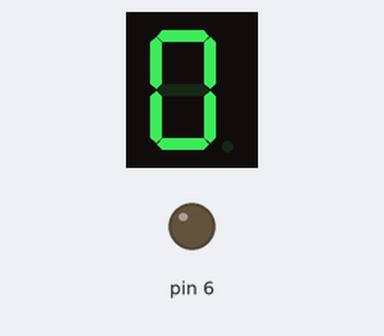
The sketch below on a simulated Arduino Uno, built with avr-gcc and run on an emulated ATmega328P. On the bench: 1-digit seven-segment display, output pins drawn as LEDs (lit = HIGH). Wiring (inferred from the names in the program): 1-digit 7-segment display, segments lit when HIGH: segments pin 7, pin 8, pin 9, pin 10, pin 11, pin 12, pin 13. The segment pins are drawn as the display they are named for; pins used as bus, display or sensor lines are not drawn.

Above: at 0.1 s.
At 0.6 s:
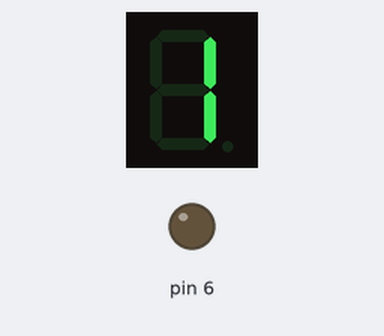
At 1.1 s:
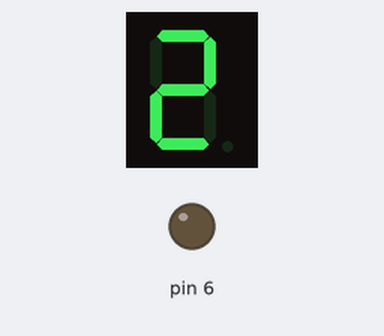
At 2.1 s:
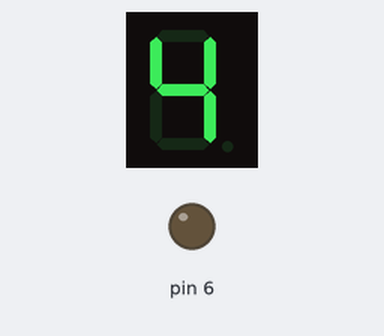
At 3.1 s:
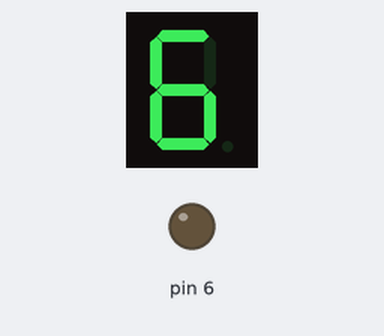
At 4.6 s:
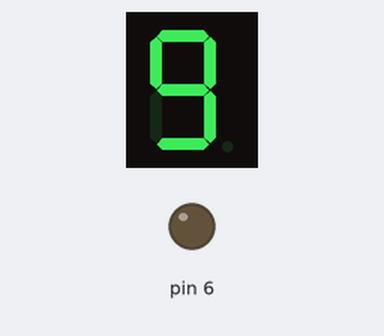

Measured:
- by itself, everything shown: repeats every 5.0 s, in 10 steps
- what the display in image 1 shows lasts 0.5 s, from 0.5 s to 1.0 s

The sketch:

7_Segment_-_Week_2_Task_5.ino
```cpp
// The goal of this program is to use arrays to display numbers 0 - 9 by declaring declaring them in a function that is used in the loop with the use of switching between cases e.g "case 0" displays number 0 in the 7-segment

// Declare integer variables for the pin numbers of the 7-segment display

int A = 7;
int B = 8;
int C = 9;
int D = 10;
int E = 11;
int F = 12;
int G = 13;

// Declare an integer array to store the pin numbers of the 7-segment display

int myPins[] = { A, B, C, D, E, F, G };

// Declare integer arrays to store the binary representation of digits 0-9 on the 7-segment display

int Zero[] = { 1, 1, 1, 1, 1, 1, 0 };   // Display 0 in the 7-segment
int One[] = { 0, 1, 1, 0, 0, 0, 0 };    // Display 1 in the 7-segment
int Two[] = { 1, 1, 0, 1, 1, 0, 1 };    // Display 2 in the 7-segment
int Three[] = { 1, 1, 1, 1, 0, 0, 1 };  // Display 3 in the 7-segment
int Four[] = { 0, 1, 1, 0, 0, 1, 1 };   // Display 4 in the 7-segment
int Five[] = { 1, 0, 1, 1, 0, 1, 1 };   // Display 5 in the 7-segment
int Six[] = { 1, 0, 1, 1, 1, 1, 1 };    // Display 6 in the 7-segment
int Seven[] = { 1, 1, 1, 0, 0, 0, 0 };  // Display 7 in the 7-segment
int Eight[] = { 1, 1, 1, 1, 1, 1, 1 };  // Display 8 in the 7-segment
int Nine[] = { 1, 1, 1, 1, 0, 1, 1 };   // Display 9 in the 7-segment

// Set up the pins as outputs in the setup function

void setup(void) {

  for (int i = 6; i < 14; i++) {  // Loop through pins 6 to 13
    pinMode(i, OUTPUT);           // Set each pin as an output
  }
}

// Declare a variable for the delay time
int time = 500;

void zero() {                          // Declares "zero" as a function to display 0 in the 7-segment
  for (int j = 0; j < 7; j++) {        // sets "j" as an integer to read the value of array 0-7
    digitalWrite(myPins[j], Zero[j]);  // Display the binary array for 0
  }
}

void one() {                          // Declares "one" as a function to display 1 in the 7-segment
  for (int j = 0; j < 7; j++) {       // sets "j" as an integer to read the value of array 0-7
    digitalWrite(myPins[j], One[j]);  // Display the binary array for 1
  }
}

void two() {                          // Declares "two" as a function to display 2 in the 7-segment
  for (int j = 0; j < 7; j++) {       // sets "j" as an integer to read the value of array 0-7
    digitalWrite(myPins[j], Two[j]);  // Display the binary array for 2
  }
}

void three() {                          // Declares "three" as a function to display 3 in the 7-segment
  for (int j = 0; j < 7; j++) {         // sets "j" as an integer to read the value of array 0-7
    digitalWrite(myPins[j], Three[j]);  // Display the binary array for 3
  }
}

void four() {                          // Declares "four" as a function to display 4 in the 7-segment
  for (int j = 0; j < 7; j++) {        // sets "j" as an integer to read the value of array 0-7
    digitalWrite(myPins[j], Four[j]);  // Display the binary array for 4
  }
}

void five() {                          // Declares "five" as a function to display 5 in the 7-segment
  for (int j = 0; j < 7; j++) {        // sets "j" as an integer to read the value of array 0-7
    digitalWrite(myPins[j], Five[j]);  // Display the binary array for 5
  }
}

void six() {                          // Declares "six" as a function to display 6 in the 7-segment
  for (int j = 0; j < 7; j++) {       // sets "j" as an integer to read the value of array 0-7
    digitalWrite(myPins[j], Six[j]);  // Display the binary array for 6
  }
}

void seven() {                          // Declares "seven" as a function to display 7 in the 7-segment
  for (int j = 0; j < 7; j++) {         // sets "j" as an integer to read the value of array 0-7
    digitalWrite(myPins[j], Seven[j]);  // Display the binary array for 7
  }
}

void eight() {                          // Declares "eight" as a function to display 8 in the 7-segment
  for (int j = 0; j < 7; j++) {         // sets "j" as an integer to read the value of array 0-7
    digitalWrite(myPins[j], Eight[j]);  // Display the binary array for 8
  }
}

void nine() {                          // Declares "nine" as a function to display 9 in the 7-segment
  for (int j = 0; j < 7; j++) {        // sets "j" as an integer to read the value of array 0-7
    digitalWrite(myPins[j], Nine[j]);  // Display the binary array for 9
  }
}

// Loop through the binary arrays for digits 0-9 and display them on the 7-segment display using functions


void loop() {
  // Calls and intiates the codes of the following functions
  for (int i = 0; i <= 9; i++) {  // Calls a for loop and uses "i" to get a value of 0 - 9 to be used in the switch case
    switch (i) {                  // uses integer "i" to call numbers 0 - 9 that the case will read and further display in the 7-segment

      case 0:
        zero();       // Uses function "zero" to display 0 in the 7-segment
        delay(time);  // Delay "time" for 500 ms
        break;        // Breaks statements between cases

      case 1:
        one();        // Uses function "one" to display 1 in the 7-segment
        delay(time);  // Delay "time" for 500 ms
        break;        // Breaks statements between cases

      case 2:
        two();        // Uses function "two" to display 2 in the 7-segment
        delay(time);  // Delay "time" for 500 ms
        break;        // Breaks statements between cases

      case 3:
        three();      // Uses function "three" to display 3 in the 7-segment
        delay(time);  // Delay "time" for 500 ms
        break;        // Breaks statements between cases

      case 4:
        four();       // Uses function "four" to display 4 in the 7-segment
        delay(time);  // Delay "time" for 500 ms
        break;        // Breaks statements between cases

      case 5:
        five();       // Uses function "five" to display 5 in the 7-segment
        delay(time);  // Delay "time" for 500 ms
        break;        // Breaks statements between cases
      case 6:
        six();        // Uses function "six" to display 6 in the 7-segment
        delay(time);  // Delay "time" for 500 ms
        break;        // Breaks statements between cases
      case 7:
        seven();      // Uses function "seven" to display 7 in the 7-segment
        delay(time);  // Delay "time" for 500 ms
        break;        // Breaks statements between cases
      case 8:
        eight();      // Uses function "eight" to display 8 in the 7-segment
        delay(time);  // Delay "time" for 500 ms
        break;        // Breaks statements between cases
      case 9:
        nine();       // Uses function "nine" to display 9 in the 7-segment
        delay(time);  // Delay "time" for 500 ms
        break;        // Breaks statements between cases
    }
  }
}
```
